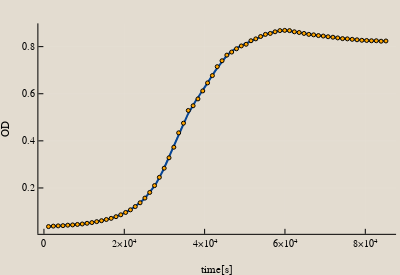

Notebook source saved alongside this figure:
### Code cell
predictive_regression(sample_Stack, range(minimum(t), stop=maximum(t), length=500), data=[t, N],kwargs=Dict{Any,Any}(:xlabel=>"time[s]", :ylabel=>"OD"))

### Figure 1 — Plotly figure (JSON) as saved in the notebook; plotly's stock layout.template omitted (floating-point values rounded to 4 significant figures; data arrays with more than 128 entries replaced by an {"elided": "..."} marker saying what was removed)
{"data": [{"fill": "tozeroy", "fillcolor": "rgba(158, 202, 225, 1.000)", "hoverinfo": "none", "legendgroup": "y1", "line": {"color": "rgba(0, 0, 0, 0.000)", "dash": "solid", "width": 0}, "mode": "lines", "name": "y1", "showlegend": true, "type": "scatter", "x": {"elided": "1001 float values"}, "xaxis": "x1", "y": {"elided": "1001 float values"}, "yaxis": "y1"}, {"fill": "tozeroy", "fillcolor": "rgba(107, 174, 214, 1.000)", "hoverinfo": "none", "legendgroup": "y2", "line": {"color": "rgba(0, 0, 0, 0.000)", "dash": "solid", "width": 0}, "mode": "lines", "name": "y2", "showlegend": true, "type": "scatter", "x": {"elided": "1001 float values"}, "xaxis": "x1", "y": {"elided": "1001 float values"}, "yaxis": "y1"}, {"fill": "tozeroy", "fillcolor": "rgba(66, 146, 198, 1.000)", "hoverinfo": "none", "legendgroup": "y3", "line": {"color": "rgba(0, 0, 0, 0.000)", "dash": "solid", "width": 0}, "mode": "lines", "name": "y3", "showlegend": true, "type": "scatter", "x": {"elided": "1001 float values"}, "xaxis": "x1", "y": {"elided": "1001 float values"}, "yaxis": "y1"}, {"fill": "tozeroy", "fillcolor": "rgba(33, 113, 181, 1.000)", "hoverinfo": "none", "legendgroup": "y4", "line": {"color": "rgba(0, 0, 0, 0.000)", "dash": "solid", "width": 0}, "mode": "lines", "name": "y4", "showlegend": true, "type": "scatter", "x": {"elided": "1001 float values"}, "xaxis": "x1", "y": {"elided": "1001 float values"}, "yaxis": "y1"}, {"colorbar": {"title": ""}, "legendgroup": "y5", "line": {"color": "rgba(8, 69, 148, 1.000)", "dash": "solid", "shape": "linear", "width": 2}, "mode": "lines", "name": "y5", "showlegend": true, "type": "scatter", "x": {"elided": "500 float values"}, "xaxis": "x1", "y": {"elided": "500 float values"}, "yaxis": "y1", "zmax": null, "zmin": null}, {"colorbar": {"title": ""}, "legendgroup": "y6", "marker": {"color": "rgba(255, 165, 0, 1.000)", "line": {"color": "rgba(0, 0, 0, 1.000)", "width": 1}, "size": 4, "symbol": "circle"}, "mode": "markers", "name": "y6", "showlegend": true, "type": "scatter", "x": [1137, 2337, 3537, 4737, 5937, 7137, 8337, 9537, 10737, 11937, 13137, 14337, 15537, 16737, 17937, 19137, 20337, 21537, 22737, 23937, 25137, 26337, 27537, 28737, 29937, 31137, 32337, 33537, 34737, 35937, 37137, 38337, 39537, 40737, 41937, 43137, 44337, 45537, 46737, 47937, 49137, 50337, 51537, 52737, 53937, 55137, 56337, 57537, 58737, 59937, 61137, 62337, 63537, 64737, 65937, 67137, 68337, 69537, 70737, 71937, 73137, 74337, 75537, 76737, 77937, 79137, 80337, 81537, 82737, 83937, 85137], "xaxis": "x1", "y": [0.036, 0.038, 0.039, 0.04, 0.042, 0.043, 0.045, 0.047, 0.05, 0.053, 0.057, 0.061, 0.066, 0.071, 0.078, 0.086, 0.096, 0.107, 0.121, 0.137, 0.157, 0.181, 0.21, 0.245, 0.284, 0.328, 0.373, 0.434, 0.475, 0.529, 0.549, 0.578, 0.612, 0.646, 0.677, 0.715, 0.74, 0.764, 0.777, 0.791, 0.803, 0.81, 0.825, 0.833, 0.843, 0.852, 0.856, 0.863, 0.868, 0.869, 0.868, 0.863, 0.86, 0.856, 0.852, 0.85, 0.847, 0.845, 0.842, 0.84, 0.837, 0.834, 0.833, 0.831, 0.829, 0.827, 0.826, 0.825, 0.825, 0.823, 0.824], "yaxis": "y1", "zmax": null, "zmin": null}], "layout": {"annotations": [], "height": 275, "margin": {"b": 20, "l": 0, "r": 0, "t": 20}, "paper_bgcolor": "rgba(227, 220, 208, 1.000)", "plot_bgcolor": "rgba(227, 220, 208, 1.000)", "showlegend": false, "width": 400, "xaxis": {"anchor": "y1", "domain": [0.09595, 0.9902], "gridcolor": "rgba(255, 255, 255, 0.100)", "gridwidth": 0.5, "linecolor": "rgba(0, 0, 0, 1.000)", "mirror": false, "range": [-1383, 87657], "showgrid": true, "showline": true, "showticklabels": true, "tickangle": 0, "tickcolor": "rgb(0, 0, 0)", "tickfont": {"color": "rgba(0, 0, 0, 1.000)", "family": "Lucida Sans Unicode", "size": 10}, "tickmode": "array", "ticks": "inside", "ticktext": ["0", "2×10⁴", "4×10⁴", "6×10⁴", "8×10⁴"], "tickvals": [0, 20000, 40000, 60000, 80000], "title": "time[s]", "titlefont": {"color": "rgba(0, 0, 0, 1.000)", "family": "Lucida Sans Unicode", "size": 11}, "type": "-", "visible": true, "zeroline": false, "zerolinecolor": "rgba(0, 0, 0, 1.000)"}, "yaxis": {"anchor": "x1", "domain": [0.09007, 0.9857], "gridcolor": "rgba(255, 255, 255, 0.100)", "gridwidth": 0.5, "linecolor": "rgba(0, 0, 0, 1.000)", "mirror": false, "range": [0.005227, 0.8988], "showgrid": true, "showline": true, "showticklabels": true, "tickangle": 0, "tickcolor": "rgb(0, 0, 0)", "tickfont": {"color": "rgba(0, 0, 0, 1.000)", "family": "Lucida Sans Unicode", "size": 10}, "tickmode": "array", "ticks": "inside", "ticktext": ["0.2", "0.4", "0.6", "0.8"], "tickvals": [0.2, 0.4, 0.6, 0.8], "title": "OD", "titlefont": {"color": "rgba(0, 0, 0, 1.000)", "family": "Lucida Sans Unicode", "size": 11}, "type": "-", "visible": true, "zeroline": false, "zerolinecolor": "rgba(0, 0, 0, 1.000)"}}}
